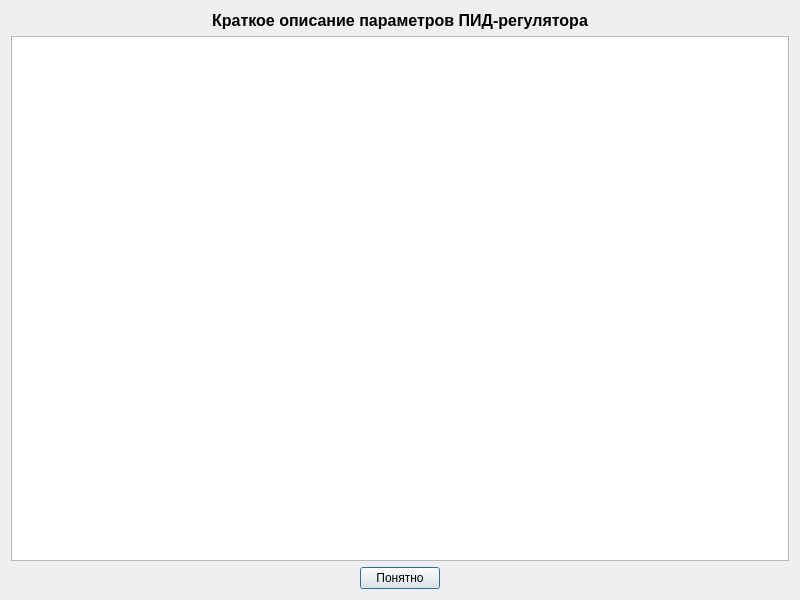
<?xml version="1.0" encoding="UTF-8"?>
<ui version="4.0">
 <class>HelpDialog</class>
 <widget class="QDialog" name="HelpDialog">
  <property name="geometry">
   <rect>
    <x>0</x>
    <y>0</y>
    <width>800</width>
    <height>600</height>
   </rect>
  </property>
  <property name="windowTitle">
   <string>Справка по настройке ПИД-регулятора</string>
  </property>
  <layout class="QVBoxLayout" name="verticalLayout">
   <item>
    <widget class="QLabel" name="titleLabel">
     <property name="text">
      <string>Краткое описание параметров ПИД-регулятора</string>
     </property>
     <property name="alignment">
      <set>Qt::AlignCenter</set>
     </property>
     <property name="styleSheet">
      <string>font-size: 16px; font-weight: bold;</string>
     </property>
    </widget>
   </item>
   <item>
    <widget class="QTextEdit" name="textEdit">
     <property name="readOnly">
      <bool>true</bool>
     </property>
    </widget>
   </item>
   <item>
    <layout class="QHBoxLayout" name="buttonLayout">
     <item>
      <spacer name="leftSpacer">
       <property name="orientation">
        <enum>Qt::Horizontal</enum>
       </property>
       <property name="sizeHint" stdset="0">
        <size>
         <width>40</width>
         <height>20</height>
        </size>
       </property>
      </spacer>
     </item>
     <item>
      <widget class="QPushButton" name="okButton">
       <property name="text">
        <string>Понятно</string>
       </property>
      </widget>
     </item>
     <item>
      <spacer name="rightSpacer">
       <property name="orientation">
        <enum>Qt::Horizontal</enum>
       </property>
       <property name="sizeHint" stdset="0">
        <size>
         <width>40</width>
         <height>20</height>
        </size>
       </property>
      </spacer>
     </item>
    </layout>
   </item>
  </layout>
 </widget>
 <resources/>
 <connections/>
</ui>
